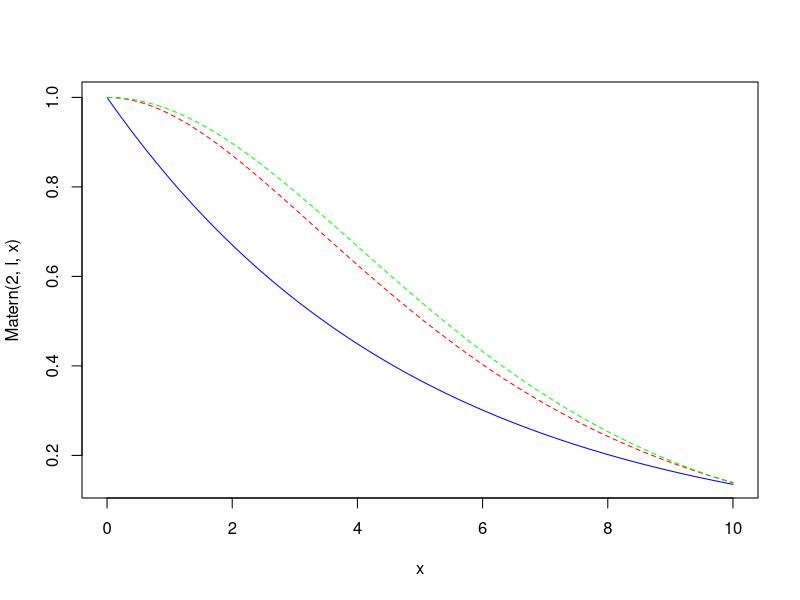

The R script that drew this image: (Note: this script raises an error after producing the figure.)
#Matern
rm(list=ls())
library(MASS)
Matern<-function(nu,l,r){
  A = 2^(1-nu)/gamma(nu)
  B = (sqrt(2*nu)*r/l)^nu
  C = besselK(sqrt(2*nu)*r/l,nu)
  return(A*B*C)
}

SE<-function(l,r) return( exp(-r^2/(2*l^2) )  )
x = seq(0,10,len = 1000)

l = 5
plot(x, Matern(2,l,x), type="l", lty = 2, col = "red" )
lines(x, Matern(.5,l,x), type="l", lty=1, col = "blue")
lines(x, Matern(7/2,l,x), type="l", lty=2, col = "green")

df = data.frame(x = rep(x,times = 3), Cov = c( Matern(.5,l,x), Matern(2,l,x), Matern(7/2,l,x)))
df$Nu = factor( rep( c("1/2", "2", "7/2"), each = 1000) )
pdf("~/Dropbox/Neuro/Figures/Matern_Kernel.pdf")
g<-ggplot(df)+
  geom_line(aes(x,Cov, color = Nu))+
  xlab("|t-s|")+
  ylab("Covariance")+
  theme(axis.text=element_text(size=20, color="black"),axis.title=element_text(size=24,face="bold"), legend.text=element_text(size=20))
print(g)
dev.off()

t.T = 40
l = 5
nu = 7/2
sigma2 = 1
C = matrix(nrow = t.T, ncol = t.T)
for(t in 1:t.T){
  for(s in 1:t.T){
    r = abs(t-s)
    C[t,s] = sigma2*ifelse(r==0, 1, Matern(nu,l,r) ) 
  }
}

eta_bar = matrix(rep(0,t.T), ncol = 1)
nSamples = 100
eta = matrix(nrow = nSamples, ncol = t.T)
for(i in 1:nSamples) eta[i,] = mvrnorm(1,eta_bar, C)
alpha = 1/(1+exp(-eta))

m.1 = apply(eta,2,mean); plot(m.1, ylim=c(-.2,.2))
v.1 = apply(eta,2,var); plot(v.1, ylim=c(.4,.6))


df = data.frame(Time = 1:t.T, alpha1 = eta[1,], alpha2 = eta[2,], alpha3 = eta[3,] )
pdf("~/Dropbox/Neuro/Figures/Eta_Trajectories.pdf")
ggplot(df)+
  #geom_point(aes(Time,alpha1))+
  #geom_line(aes(Time,alpha1))+
  geom_point(aes(Time,alpha2), color = "black")+
  geom_line(aes(Time,alpha2), color = "black")+
  geom_point(aes(Time,alpha3), color = "black", alpha = .5)+
  geom_line(aes(Time,alpha3), color = "black", alpha = .5)+
  ylab("eta")+
  theme(axis.text=element_text(size=20, color="black"),axis.title=element_text(size=24,face="bold"), legend.text=element_text(size=20))
dev.off()


df = data.frame(Time = 1:t.T, alpha1 = alpha[1,], alpha2 = alpha[2,], alpha3 = alpha[3,] )
pdf("~/Dropbox/Neuro/Figures/Alpha_Trajectories.pdf")
ggplot(df)+
  #geom_point(aes(Time,alpha1))+
  #geom_line(aes(Time,alpha1))+
  geom_point(aes(Time,alpha2), color = "black")+
  geom_line(aes(Time,alpha2), color = "black")+
  geom_point(aes(Time,alpha3), color = "black", alpha = .5)+
  geom_line(aes(Time,alpha3), color = "black", alpha = .5)+
  ylim(0,1)+
  ylab("alpha")+
  theme(axis.text=element_text(size=20, color="black"),axis.title=element_text(size=24,face="bold"), legend.text=element_text(size=20))
dev.off()


#I think the Matern is the way to go.  


SE<-function(l,r) return( exp(-r^2/(2*l^2) )  )
x = seq(0,20,len = 1000)

df = data.frame(x = rep(x,times = 4), l1 = SE(1,x), l3 = SE(3,x), l5 = SE(5,x), l15 = SE(15,x)  )
pdf("~/Dropbox/Neuro/Figures/SE_Kernel.pdf")
g<-ggplot(df)+
  geom_line(aes(x,l1, color = "1"), size=2)+
  geom_line(aes(x,l3, color = "3"), size=2)+
  geom_line(aes(x,l5, color = "5"), size=2)+
  geom_line(aes(x,l15, color = "15"), size=2)+
  xlab("|t-s|")+
  ylab("Covariance")+
  scale_colour_manual(name = "length", breaks = c("1","3","5","15"), values =c("black", "red","blue","green"))+
  theme(axis.text=element_text(size=20, color="black"),axis.title=element_text(size=24,face="bold"), legend.text=element_text(size=20))
print(g)
dev.off()